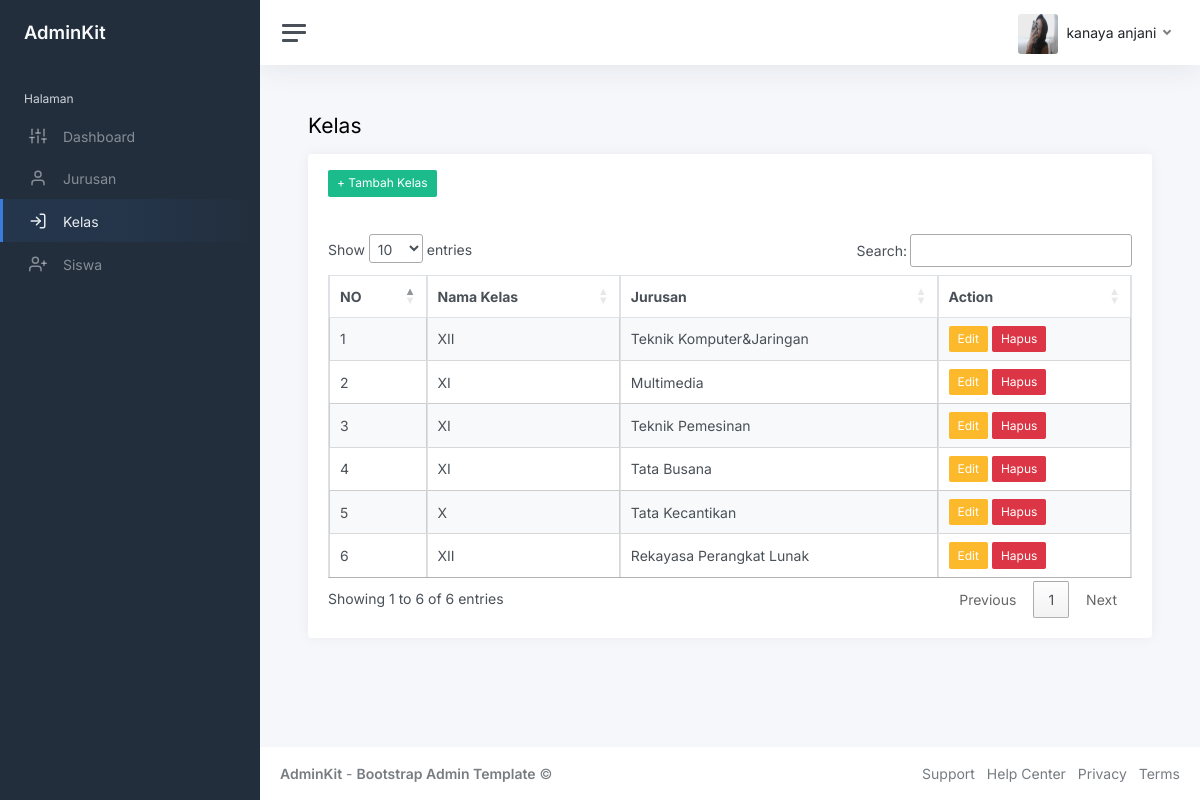
Screenshot of /index.php?page=kelas (signed in) with the database file from the repository.
### tables this page shows
CREATE TABLE `kelas` (
  `id_kelas` int(11) NOT NULL,
  `nama_kelas` varchar(15) NOT NULL,
  `id_jurusan` int(11) NOT NULL
);

CREATE TABLE `jurusan` (
  `id_jurusan` int(11) NOT NULL,
  `nama_jurusan` varchar(50) NOT NULL
);

### kelas.php (the view, shortened to what this page needs)
<h1 class="h3 mb-3">Kelas</h1>
                    <div class="row">
                        <div class="col-12">
                            <div class="card flex-fill">
                                <div class="card-header">
                                    <a href="?page=tambah-kelas"class="btn btn-success btn-sm">+ Tambah Kelas</a>
                                 </div>
                                 <div class="card-body">
                                    <table class="table table-bordered table-striped table-hover cell-border" id="kelas">
                                        <thead>
                                            <tr>
                                                <th>NO</th>
                                                <th>Nama Kelas</th>
                                                <th>Jurusan</th>
                                                <th>Action</th>
                                            </tr>
                                        </thead>
                                        <tbody>
                                            <?php
                                            $i = 1;
                                            $query = mysqli_query($koneksi, "SELECT * FROM kelas INNER JOIN jurusan ON kelas.id_jurusan=jurusan.id_jurusan");
                                            while ($data = mysqli_fetch_array($query)) {
                                                ?>
                                                <tr>
                                                <td><?php echo $i++ ?></td>
                                                <td><?php echo $data['nama_kelas'] ?></td>
                                                <td><?php echo $data['nama_jurusan'] ?></td>
                                                <td>
                                                    <a href="?page=edit-kelas&id=<?php echo $data['id_kelas'] ?>" class="btn btn-warning btn-sm">Edit</a>
                                                    <a href="?page=hapus-kelas&id=<?php echo $data['id_kelas'] ?>" class="btn btn-danger btn-sm">Hapus</a>
                                                </td>
                                            </tr>
                                                <?php
                                            }
                                            ?>
                                        </tbody>
                                     </table>
                                 </div>
                               </div>
                           </div>
                      </div>

### index.php (shortened to what this page needs)
<!DOCTYPE html>
<html lang="en">
<head>
	<link rel="stylesheet" href="https://cdnjs.cloudflare.com/ajax/libs/twitter-bootstrap/4.5.2/css/bootstrap.min.css" />
		<?php
		$page = isset($_GET['page']) ? $_GET['page'] : 'Dashboard';
		?>
	<link rel="stylesheet" href="https://cdn.datatables.net/1.13.6/css/jquery.dataTables.min.css">
	<link href="css/app.css" rel="stylesheet">
</head>
<body>
	<div class="wrapper">
		<nav id="sidebar" class="sidebar js-sidebar">
			<div class="sidebar-content js-simplebar">
				<a class="sidebar-brand" href="index.html">
					<span class="align-middle">AdminKit</span>
				</a>
				<ul class="sidebar-nav">
					<li class="sidebar-header">
						Halaman
					</li>
					<li class="sidebar-item
					<?php
					echo (empty($_GET['page']) ? 'active' : '')
					?>">
						<a class="sidebar-link" href="index.php">
							<i class="align-middle" data-feather="sliders"></i> <span class="align-middle">Dashboard</span>
						</a>
					</li>
					<li class="sidebar-item <?php echo ($page == 'jurusan' || $page == 'tambah-jurusan' || $page == 'edit-jurusan' ? 'active' : '') ?>">
						<a class="sidebar-link" href="?page=jurusan">
							<i class="align-middle" data-feather="user"></i> <span class="align-middle">Jurusan</span>
						</a>
					</li>
					<li class="sidebar-item  <?php echo ($page == 'kelas' || $page == 'tambah-kelas' || $page == 'edit-kelas' ? 'active' : '') ?>">
						<a class="sidebar-link" href="?page=kelas">
							<i class="align-middle" data-feather="log-in"></i> <span class="align-middle">Kelas</span>
						</a>
					</li>
					<li class="sidebar-item  <?php echo ($page == 'siswa' || $page == 'tambah-siswa' || $page == 'edit-siswa' ? 'active' : '') ?>">
						<a class="sidebar-link" href="?page=siswa">
							<i class="align-middle" data-feather="user-plus"></i> <span class="align-middle">Siswa</span>
						</a>
					</li>
				</ul>
			</div>
		</nav>
		<div class="main">
			<nav class="navbar navbar-expand navbar-light navbar-bg">
				<a class="sidebar-toggle js-sidebar-toggle">
					<i class="hamburger align-self-center"></i>
				</a>
				<div class="navbar-collapse collapse">
					<ul class="navbar-nav navbar-align">
						<li class="nav-item dropdown">
							<a class="nav-link dropdown-toggle d-none d-sm-inline-block" href="#" data-bs-toggle="dropdown">
								<img src="foto/<?php echo $_SESSION['user']['foto'] ?>" class="avatar img-fluid rounded me-1" alt="Charles Hall" /> <span class="text-dark"><?php echo $_SESSION['user']['nama'] ?></span>
							</a>
						</li>
					</ul>
				</div>
			</nav>
			<main class="content">
				<div class="container-fluid p-0">
					<?php
					$page = isset($_GET['page']) ? $_GET['page'] : 'home';
					include $page . '.php';
					?>
				</div>
			</main>
			<footer class="footer">
				<div class="container-fluid">
					<div class="row text-muted">
						<div class="col-6 text-start">
							<p class="mb-0">
								<a class="text-muted" href="https://adminkit.io/" target="_blank"><strong>AdminKit</strong></a> - <a class="text-muted" href="https://adminkit.io/" target="_blank"><strong>Bootstrap Admin Template</strong></a> &copy;
							</p>
						</div>
						<div class="col-6 text-end">
							<ul class="list-inline">
								<li class="list-inline-item">
									<a class="text-muted" href="https://adminkit.io/" target="_blank">Support</a>
								</li>
								<li class="list-inline-item">
									<a class="text-muted" href="https://adminkit.io/" target="_blank">Help Center</a>
								</li>
								<li class="list-inline-item">
									<a class="text-muted" href="https://adminkit.io/" target="_blank">Privacy</a>
								</li>
								<li class="list-inline-item">
									<a class="text-muted" href="https://adminkit.io/" target="_blank">Terms</a>
								</li>
							</ul>
						</div>
					</div>
				</div>
			</footer>
		</div>
	</div>
</body>
</html>

### rows the page displays
kelas: nama_kelas "XII", id_jurusan.nama_jurusan "Teknik Komputer&Jaringan"
kelas: nama_kelas "XI", id_jurusan.nama_jurusan "Multimedia"
kelas: nama_kelas "XI", id_jurusan.nama_jurusan "Teknik Pemesinan"
kelas: nama_kelas "XI", id_jurusan.nama_jurusan "Tata Busana"
kelas: nama_kelas "X", id_jurusan.nama_jurusan "Tata Kecantikan"
kelas: nama_kelas "XII", id_jurusan.nama_jurusan "Rekayasa Perangkat Lunak"

### other values shown
$_SESSION['user']['nama'] "kanaya anjani"
